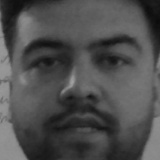
#> input picture yuzverileri/face-1.1.jpg, 160 x 160 px; its folder holds 4 pictures in this run
$ python egitme.py
#> lines starting #> are read from the running program, lines starting #| are printed output that depends on the picture
import cv2
import os
from PIL import Image
import numpy as np

recognizer = cv2.face.LBPHFaceRecognizer_create()
casccadePath = "face.xml"
face_cascade = cv2.CascadeClassifier(casccadePath)
path = "yuzverileri"

def get_Images_and_Labels(path):
#> called with path = 'yuzverileri'
    image_paths = [os.path.join(path,f) for f in os.listdir(path)]
    images = []
    labels = []

    for image_path in image_paths:
        image_PIL = Image.open(image_path).convert("L")
#> image_PIL is the input picture: PIL image 160x160 L; min 11, max 160, mean 78.5
        image = np.array(image_PIL,"uint8")
        label = int(os.path.split(image_path)[1].split(".")[0].replace("face-",""))
        print(label)
        faces = face_cascade.detectMultiScale(image)
#> faces = [[6, 5, 145, 145]]
        for (x,y,w,h) in faces:
            images.append(image[y:y+h,x:x+w])
            labels.append(label)
            cv2.imshow("test",image[y:y+h,x:x+w])
            cv2.waitKey(20)
#> this loop made 1 pass
#> pass 1, in get_Images_and_Labels, `cv2.imshow("test",image[y:y+h,x:x+w])`:
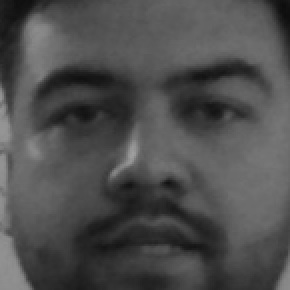
#> window 'test': shape (145, 145) (shown 2 times larger); min 13, max 160, mean 77.9
#> after the loop, images = 1 item; labels = [1]
#> pass 2 of the loop in get_Images_and_Labels, `for image_path in image_paths:`:
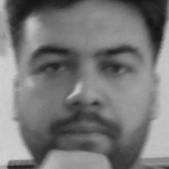
#> input picture yuzverileri/face-1.10.jpg, 169 x 169 px
#> in get_Images_and_Labels, image_PIL is the input picture: PIL image 169x169 L; min 18, max 210, mean 119.7
#> faces = [[15, 12, 143, 143]]
#> the loop in get_Images_and_Labels, `for (x,y,w,h) in faces:` made 1 pass
#> pass 1, in get_Images_and_Labels, `cv2.imshow("test",image[y:y+h,x:x+w])`:
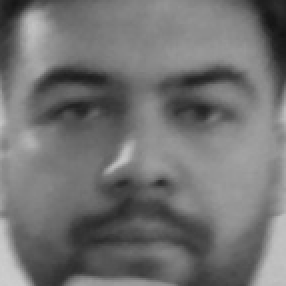
#> window 'test': shape (143, 143) (shown 2 times larger); min 18, max 206, mean 113.9
#> after the loop in get_Images_and_Labels, `for (x,y,w,h) in faces:`: images = 2 items; labels = [1, 1]
    return images,labels

images,labels = get_Images_and_Labels(path)
cv2.imshow("test",images[0])
cv2.waitKey(1)

recognizer.train(images,np.array(labels))
#> (the run stopped early here; a loop or call above may not have finished)
